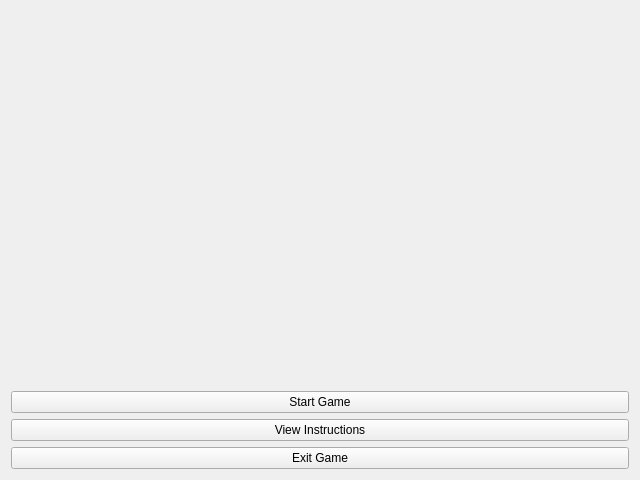
<?xml version="1.0" encoding="UTF-8"?>
<ui version="4.0">
 <class>MainWindow</class>
 <widget class="QMainWindow" name="MainWindow">
  <property name="geometry">
   <rect>
    <x>0</x>
    <y>0</y>
    <width>640</width>
    <height>480</height>
   </rect>
  </property>
  <property name="minimumSize">
   <size>
    <width>640</width>
    <height>480</height>
   </size>
  </property>
  <property name="maximumSize">
   <size>
    <width>640</width>
    <height>480</height>
   </size>
  </property>
  <property name="windowTitle">
   <string>The A&amp;T Four</string>
  </property>
  <widget class="QWidget" name="centralWidget">
   <property name="minimumSize">
    <size>
     <width>640</width>
     <height>480</height>
    </size>
   </property>
   <property name="maximumSize">
    <size>
     <width>1280</width>
     <height>720</height>
    </size>
   </property>
   <layout class="QVBoxLayout" name="verticalLayout_4">
    <item>
     <widget class="QLabel" name="labelM">
      <property name="enabled">
       <bool>true</bool>
      </property>
      <property name="minimumSize">
       <size>
        <width>640</width>
        <height>480</height>
       </size>
      </property>
      <property name="text">
       <string/>
      </property>
      <property name="scaledContents">
       <bool>false</bool>
      </property>
      <property name="alignment">
       <set>Qt::AlignCenter</set>
      </property>
     </widget>
    </item>
    <item>
     <widget class="QPushButton" name="startG">
      <property name="text">
       <string>Start Game</string>
      </property>
     </widget>
    </item>
    <item>
     <widget class="QPushButton" name="viewI">
      <property name="text">
       <string>View Instructions</string>
      </property>
     </widget>
    </item>
    <item>
     <widget class="QPushButton" name="exitG">
      <property name="text">
       <string>Exit Game</string>
      </property>
     </widget>
    </item>
   </layout>
   <zorder>labelM</zorder>
   <zorder>exitG</zorder>
   <zorder>viewI</zorder>
   <zorder>startG</zorder>
  </widget>
 </widget>
 <layoutdefault spacing="6" margin="11"/>
 <resources/>
 <connections>
  <connection>
   <sender>exitG</sender>
   <signal>clicked()</signal>
   <receiver>MainWindow</receiver>
   <slot>close()</slot>
   <hints>
    <hint type="sourcelabel">
     <x>211</x>
     <y>259</y>
    </hint>
    <hint type="destinationlabel">
     <x>357</x>
     <y>270</y>
    </hint>
   </hints>
  </connection>
 </connections>
</ui>
